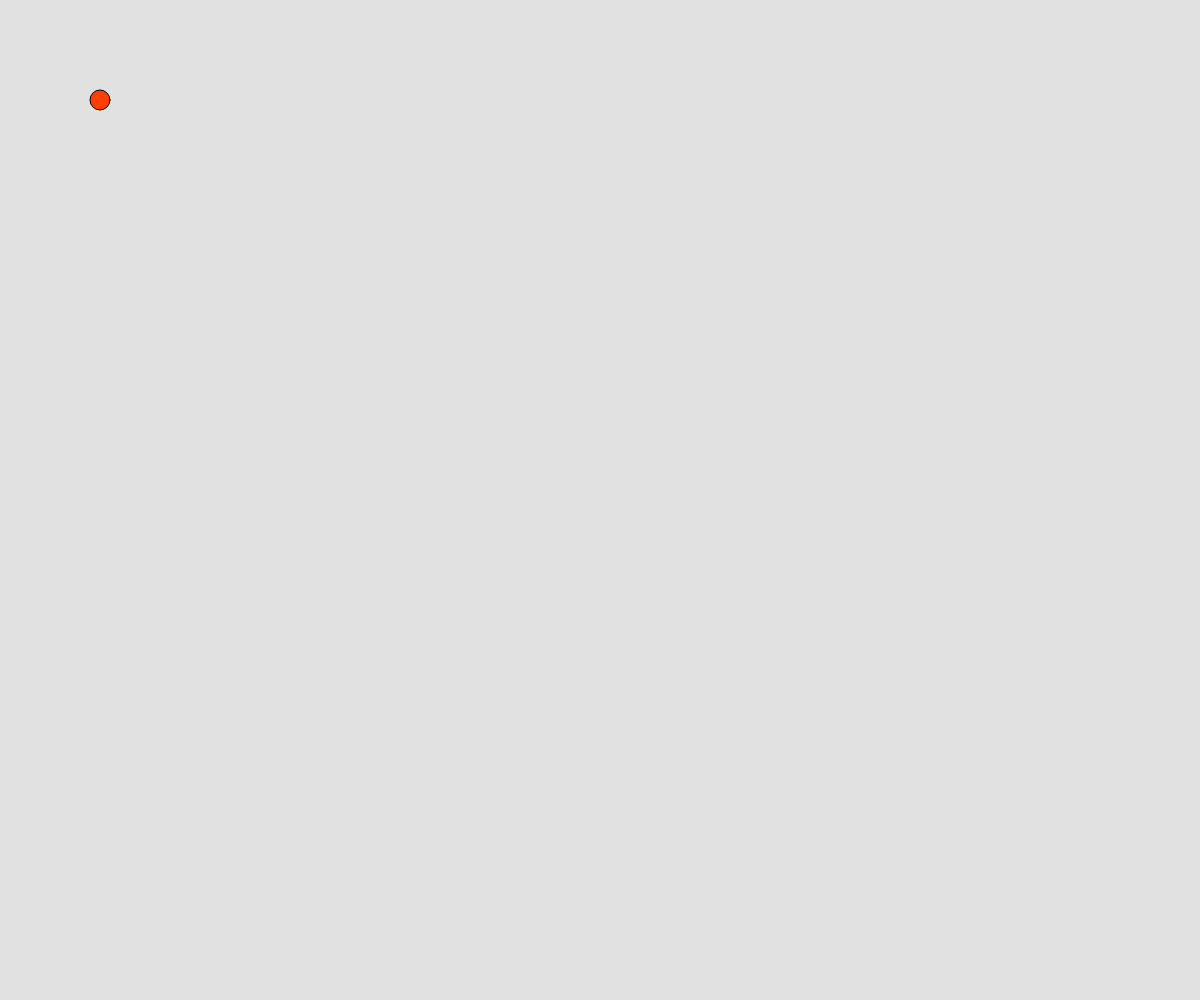
Frame 1 (no input)
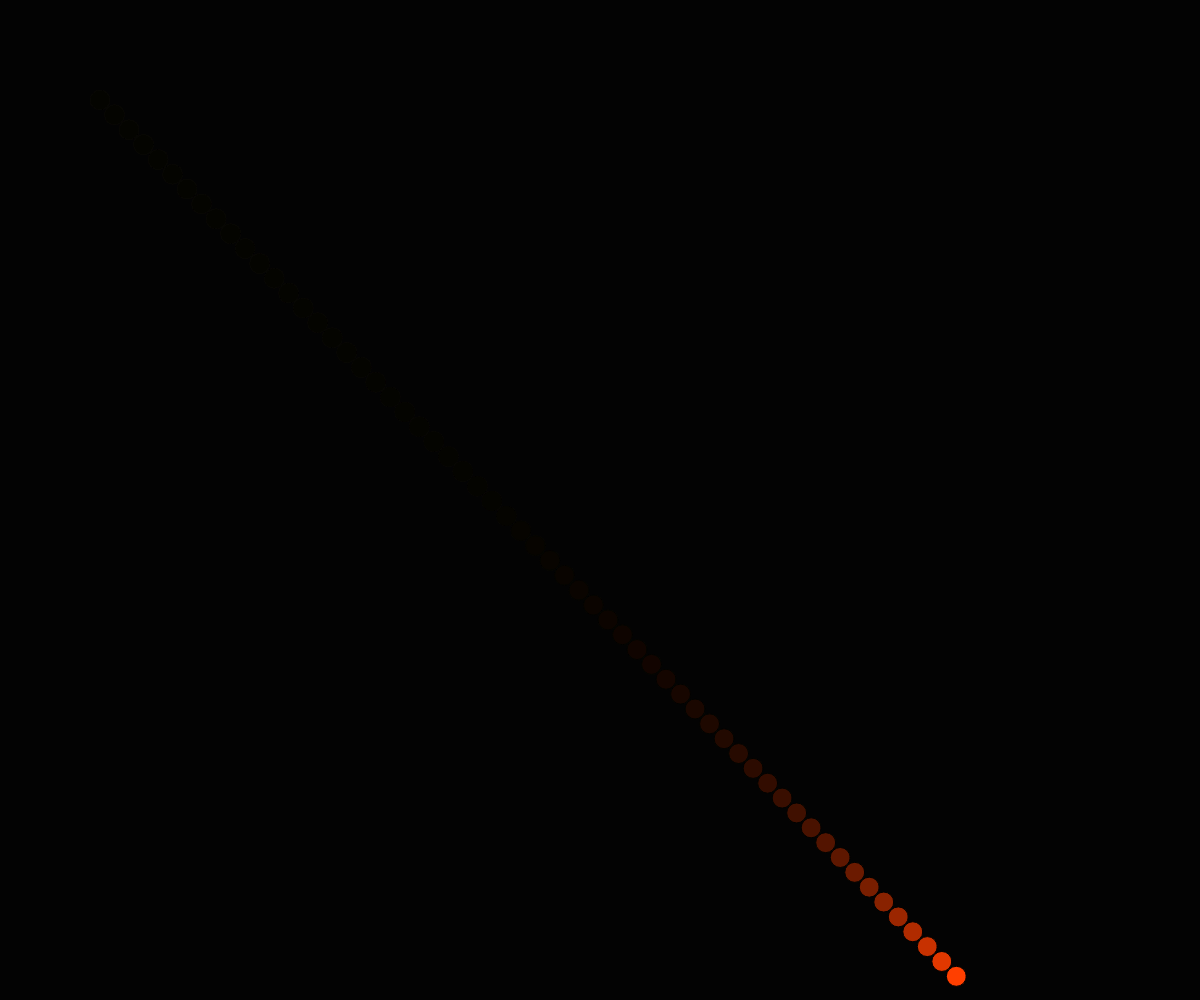
Frame 60 (no input)
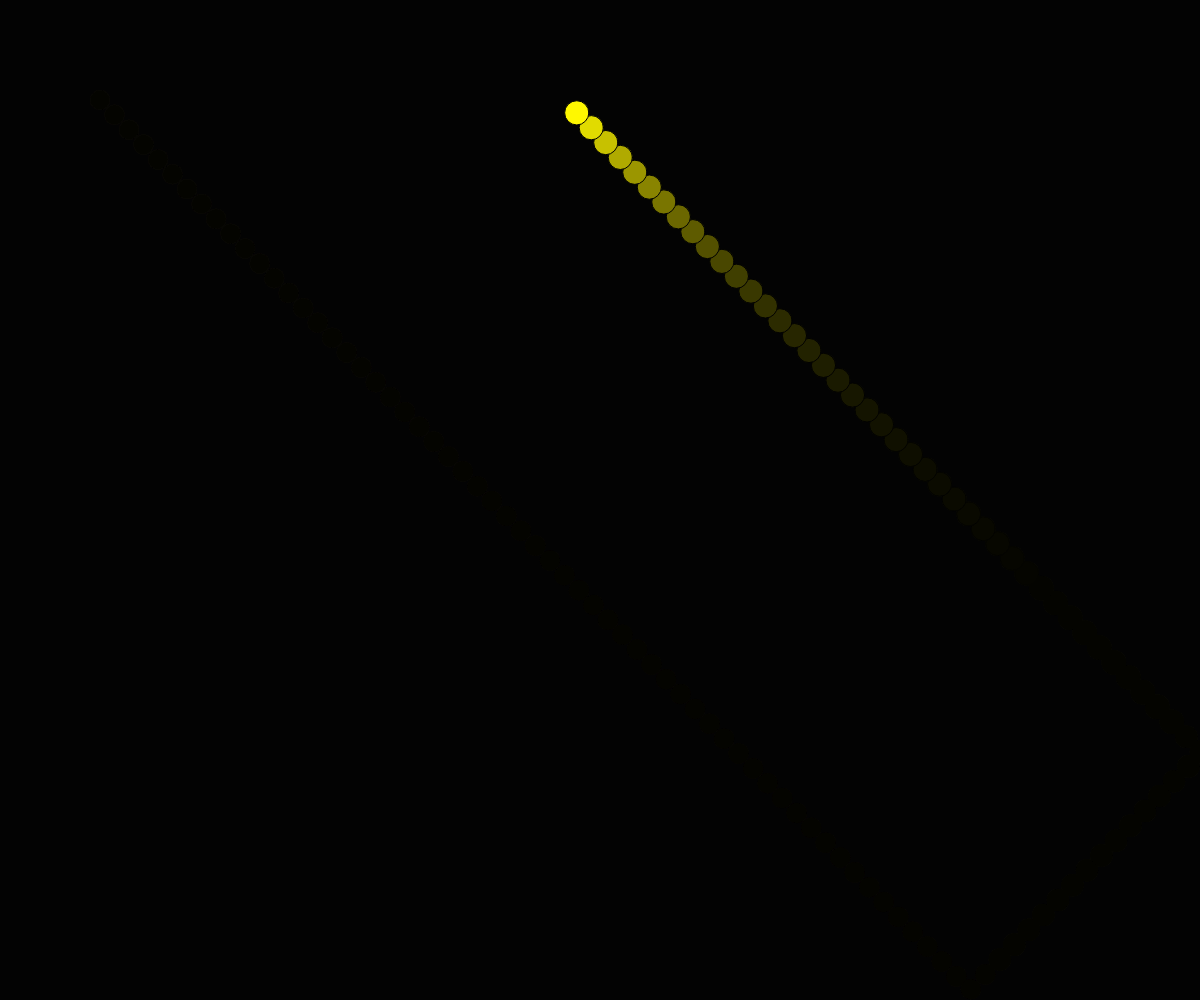
Frame 120 (the mouse pressed at the canvas centre since frame 60)

The p5.js sketch that drew these frames (run headless with seeded random() and noise() and a simulated clock; from frame 60 on, the mouse is pressed at the canvas centre):

// p5.js sketch
// ── sketch.js
let ball = {
  x: 100,
  y: 100,
  diameter: 20,
  xSpeed: Math.random() * 5 + 10,
  ySpeed: Math.random() * 5 + 10,
  color: Math.random() * 255
};

let collided = false
let lastCollided = 0 

let t = 0

function setup() {
  createCanvas(windowWidth, windowHeight);
  colorMode(HSB, 255);
}

function draw() {
  background(0, 30);
  drawBall();
  moveBall();
  checkCollision();
  t += 1
}

function drawBall() {
  fill(ball.color, 255, 255);
  ellipse(ball.x, ball.y, ball.diameter, ball.diameter);
}

function moveBall() {
  ball.x += ball.xSpeed;
  ball.y += ball.ySpeed;
}

function checkCollision() {

  if (ball.x > width - ball.diameter / 2 || ball.x < ball.diameter / 2) {
    ball.x = ball.x + (ball.xSpeed > 0 ? -1 : 1) * ball.diameter / 10
    ball.xSpeed *= -1;
    collided = true;
    lastCollided = t
  }
  if (ball.y > height - ball.diameter / 2 || ball.y < ball.diameter / 2) {
    ball.y = ball.y + (ball.ySpeed > 0 ? -1 : 1) * ball.diameter / 10
    ball.ySpeed *= -1;
    collided = true;
    lastCollided = t
  }

  if (collided && t - lastCollided > 1) {
    console.log("grow", t, collided)
    ball.diameter *= 1.1; // Increase size by 10% only once per frame
    lastCollided = t
    collided = false
    ball.color = Math.random()* 255
  }
}
